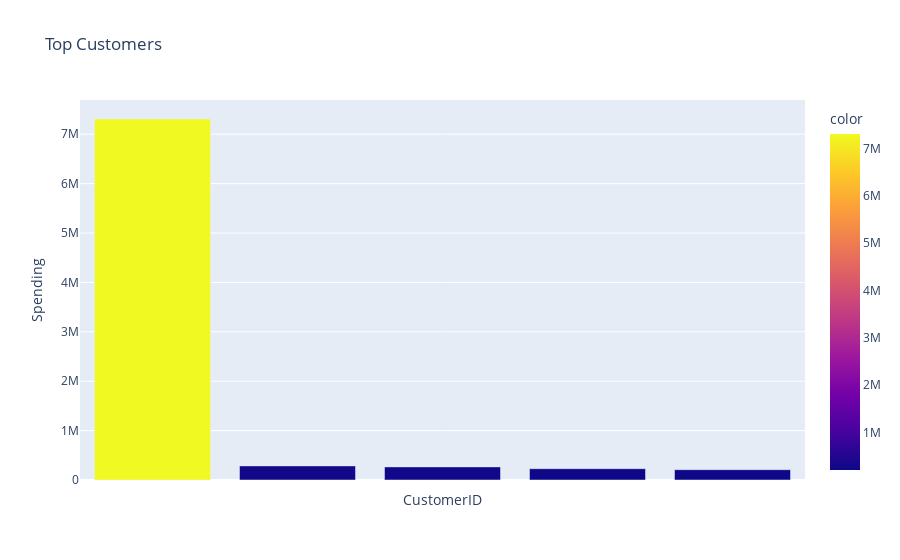

The notebook cell this image was saved under:
### Code cell
# Display a bar plot using plotly showcasing the top countries
top_countries = pd.read_csv('../outputs/tables/top_countries_output.csv')
top_countries_fig = px.bar(
    x = top_countries['Country'].head(5),
    y = top_countries['TotalRevenue'].head(5),
    color = top_countries['TotalRevenue'].head(5),
    labels = {'x': 'CustomerID', 'y': 'Spending'},
    title = 'Top Customers'
)

# Hide cluttered x axis tick labels
top_countries_fig.update_layout(xaxis=dict(showticklabels=False))
top_countries_fig.show()

### Figure 1 — Plotly figure (JSON) as saved in the notebook; plotly's stock layout.template omitted (floating-point values rounded to 4 significant figures)
{"data": [{"hovertemplate": "CustomerID=%{x}<br>Spending=%{y}<br>color=%{marker.color}<extra></extra>", "legendgroup": "", "marker": {"color": [7308000.0, 285400.0, 265500.0, 228900.0, 209000.0], "coloraxis": "coloraxis", "pattern": {"shape": ""}}, "name": "", "orientation": "v", "showlegend": false, "textposition": "auto", "type": "bar", "x": ["United Kingdom", "Netherlands", "EIRE", "Germany", "France"], "xaxis": "x", "y": [7308000.0, 285400.0, 265500.0, 228900.0, 209000.0], "yaxis": "y"}], "layout": {"barmode": "relative", "coloraxis": {"colorbar": {"title": {"text": "color"}}, "colorscale": [[0, "#0d0887"], [0.1111, "#46039f"], [0.2222, "#7201a8"], [0.3333, "#9c179e"], [0.4444, "#bd3786"], [0.5556, "#d8576b"], [0.6667, "#ed7953"], [0.7778, "#fb9f3a"], [0.8889, "#fdca26"], [1, "#f0f921"]]}, "legend": {"tracegroupgap": 0}, "title": {"text": "Top Customers"}, "xaxis": {"anchor": "y", "domain": [0, 1], "showticklabels": false, "title": {"text": "CustomerID"}}, "yaxis": {"anchor": "x", "domain": [0, 1], "title": {"text": "Spending"}}}}
